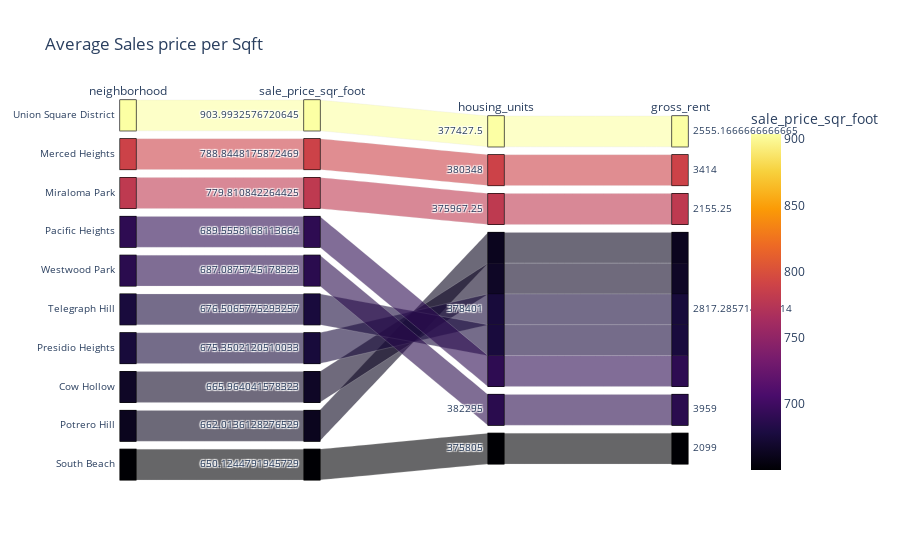

Write notebook code for a chart like this one.
### Code cell
# Parallel Categories Plot
px.parallel_categories(sfo_hunits_nhood_ex, dimensions=['neighborhood', 'sale_price_sqr_foot', 'housing_units', 'gross_rent'], 
                       title='Average Sales price per Sqft', color='sale_price_sqr_foot',
                       color_continuous_scale=px.colors.sequential.Inferno,)

### Figure 1 — Plotly figure (JSON) as saved in the notebook; plotly's stock layout.template omitted (floating-point values rounded to 4 significant figures)
{"data": [{"dimensions": [{"label": "neighborhood", "values": ["Union Square District", "Merced Heights", "Miraloma Park", "Pacific Heights", "Westwood Park", "Telegraph Hill", "Presidio Heights", "Cow Hollow", "Potrero Hill", "South Beach"]}, {"label": "sale_price_sqr_foot", "values": [904.0, 788.8, 779.8, 689.6, 687.1, 676.5, 675.4, 666.0, 662.0, 650.1]}, {"label": "housing_units", "values": [377400.0, 380348, 376000.0, 378401, 382295, 378401, 378401, 378401, 378401, 375805]}, {"label": "gross_rent", "values": [2555.0, 3414, 2155.0, 2817.0, 3959, 2817.0, 2817.0, 2817.0, 2817.0, 2099]}], "domain": {"x": [0, 1], "y": [0, 1]}, "line": {"color": [904.0, 788.8, 779.8, 689.6, 687.1, 676.5, 675.4, 666.0, 662.0, 650.1], "coloraxis": "coloraxis"}, "name": "", "type": "parcats"}], "layout": {"autosize": true, "coloraxis": {"colorbar": {"title": {"text": "sale_price_sqr_foot"}}, "colorscale": [[0, "#000004"], [0.1111, "#1b0c41"], [0.2222, "#4a0c6b"], [0.3333, "#781c6d"], [0.4444, "#a52c60"], [0.5556, "#cf4446"], [0.6667, "#ed6925"], [0.7778, "#fb9b06"], [0.8889, "#f7d13d"], [1, "#fcffa4"]]}, "legend": {"tracegroupgap": 0}, "title": {"text": "Average Sales price per Sqft"}}}
